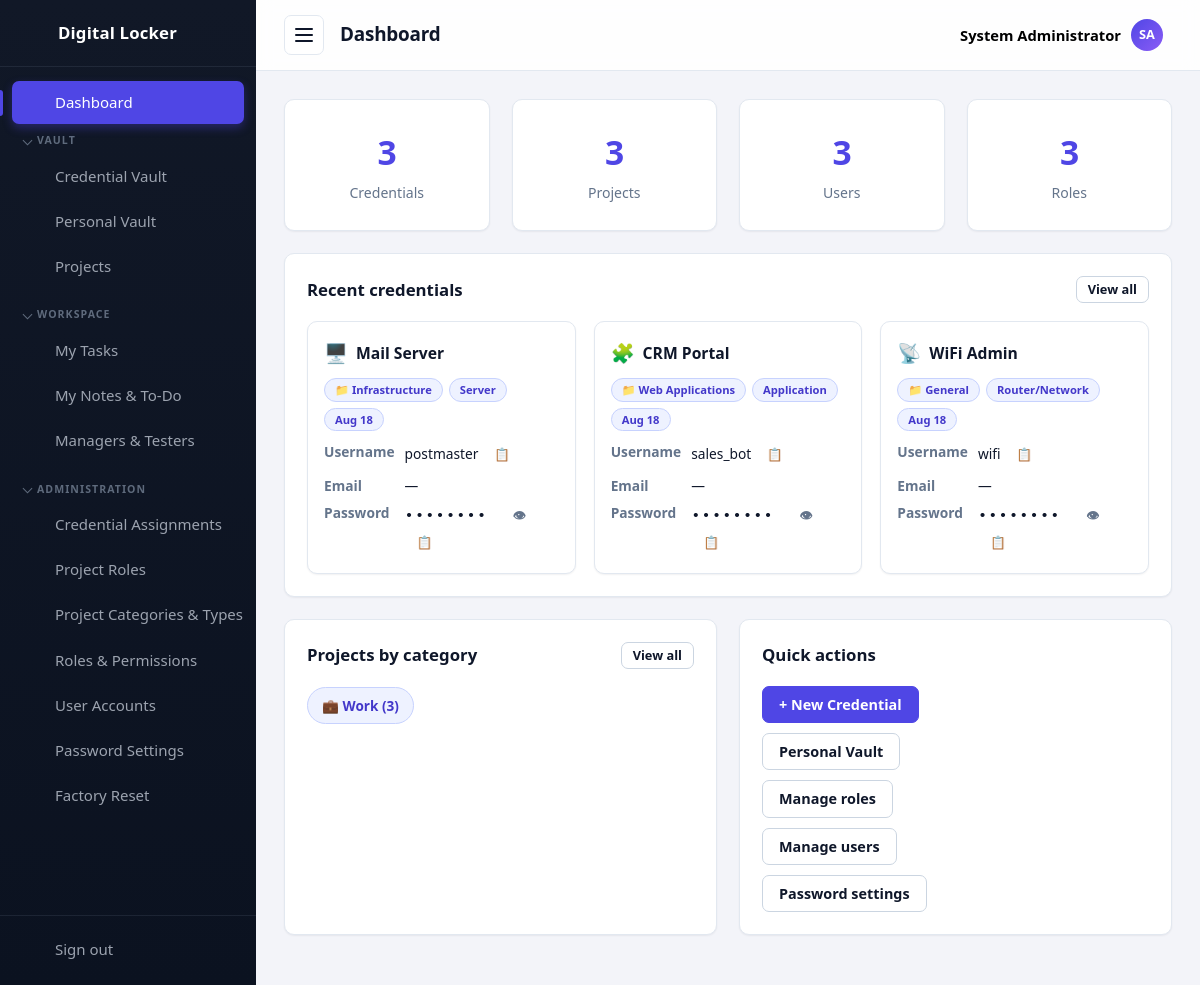
/dashboard.php (signed in), run on the app's committed database.
### tables this page shows
CREATE TABLE settings (
  id          INT UNSIGNED AUTO_INCREMENT PRIMARY KEY,
  setting_key VARCHAR(60) NOT NULL UNIQUE,
  setting_value TEXT NULL
);

CREATE TABLE passwords (
  id            INT UNSIGNED AUTO_INCREMENT PRIMARY KEY,
  title         VARCHAR(150) NOT NULL,
  category      VARCHAR(60)  NOT NULL DEFAULT '',
  username      VARCHAR(120) NOT NULL DEFAULT '',
  email         VARCHAR(120) NOT NULL DEFAULT '',
  phone         VARCHAR(40)  NOT NULL DEFAULT '',
  encrypted     TEXT         NOT NULL,
  url           VARCHAR(255) NOT NULL DEFAULT '',
  notes         TEXT,
  extra_info    TEXT,
  project_id    INT UNSIGNED NULL,
  assigned_to   INT UNSIGNED NULL,
  created_by    INT UNSIGNED NULL,
  created_at    TIMESTAMP DEFAULT CURRENT_TIMESTAMP,
  updated_at    TIMESTAMP DEFAULT CURRENT_TIMESTAMP ON UPDATE CURRENT_TIMESTAMP,
  CONSTRAINT fk_p_project  FOREIGN KEY (project_id)  REFERENCES projects(id) ON DELETE SET NULL,
  CONSTRAINT fk_p_assigned FOREIGN KEY (assigned_to) REFERENCES users(id)    ON DELETE SET NULL,
  CONSTRAINT fk_p_creator  FOREIGN KEY (created_by)  REFERENCES users(id)    ON DELETE SET NULL
);

CREATE TABLE projects (
  id          INT UNSIGNED AUTO_INCREMENT PRIMARY KEY,
  name        VARCHAR(100) NOT NULL UNIQUE,
  client      VARCHAR(80)  NOT NULL DEFAULT '',
  category    VARCHAR(60)  NOT NULL DEFAULT '',
  type        VARCHAR(60)  NOT NULL DEFAULT '',
  role        VARCHAR(80)  NOT NULL DEFAULT '',
  description VARCHAR(255) NOT NULL DEFAULT '',
  created_at  TIMESTAMP DEFAULT CURRENT_TIMESTAMP
);

### dashboard.php (the view, shortened to what the rows shown need)
<?php
require_once __DIR__ . '/includes/init.php';
$pageTitle = 'Dashboard';
if (isAdministrator()) {
    $totalProjects = (int) $db->query('SELECT COUNT(*) FROM projects')->fetchColumn();
} else {
    $stmt = $db->prepare('SELECT COUNT(*) FROM project_members WHERE user_id = :uid');
    $stmt->execute(['uid' => (int) currentUser()['id']]);
    $totalProjects = (int) $stmt->fetchColumn();
}
$canViewVault = hasPermission('passwords.view');
$recent = [];
if ($canViewVault) {
    $candidates = $db->query(
        'SELECT p.id, p.title, p.category, p.username, p.email, p.url, p.updated_at, p.project_id, pr.name AS project_name
           FROM passwords p
           LEFT JOIN projects pr ON pr.id = p.project_id
          ORDER BY p.updated_at DESC
          LIMIT 20'
    )->fetchAll();
    foreach ($candidates as $row) {
        if (canAccessCredentialProject((int) $row['id']) && canAccessCredential((int) $row['id'])) {
            $recent[] = $row;
        }
    }
}
require __DIR__ . '/includes/header.php';
?>
<div class="card">
    <div class="card__header">
        <h2 class="card__title">Recent credentials</h2>
    </div>
    <?php if (!$canViewVault): ?>
        <p class="muted">You don't have permission to view the Credential Vault.</p>
    <?php elseif ($recent): ?>
        <div class="credential-grid">
        <?php foreach ($recent as $row): ?>
            <?php $canAccess = canAccessCredential((int) $row['id']); ?>
            <div class="credential-card<?= $canAccess ? '' : ' credential-card--restricted' ?>">
                <div class="credential-card__header">
                    <span class="credential-card__icon"><?= categoryIcon((string) $row['category']) ?></span>
                    <a class="credential-card__title" href="passwords/view.php?id=<?= (int) $row['id'] ?>"><?= e($row['title']) ?></a>
                </div>
                <div class="credential-card__meta">
                    <?php if ($row['project_name']): ?><a class="badge badge--role" href="projects/view.php?id=<?= (int) $row['project_id'] ?>">📁 <?= e($row['project_name']) ?></a><?php endif; ?>
                    <?php if ($row['category']): ?><a class="badge badge--role" href="passwords/index.php?category=<?= urlencode($row['category']) ?>"><?= e($row['category']) ?></a><?php endif; ?>
                    <span class="badge badge--role"><?= e(date('M j', strtotime($row['updated_at']))) ?></span>
                </div>
                <dl class="credential-card__fields">
                    <dt>Username</dt>
                    <dd>
                        <?php if ($row['username']): ?>
                            <?= e($row['username']) ?>
                            <button type="button" class="btn btn--small btn--ghost copy-text-btn" data-copy="<?= e($row['username']) ?>" title="Copy username">📋</button>
                        <?php else: ?>
                            —
                        <?php endif; ?>
                    </dd>
                    <dt>Email</dt>
                    <dd>
                        <?php if ($row['email']): ?>
                            <?= e($row['email']) ?>
                            <button type="button" class="btn btn--small btn--ghost copy-text-btn" data-copy="<?= e($row['email']) ?>" title="Copy email">📋</button>
                        <?php else: ?>
                            —
                        <?php endif; ?>
                    </dd>
                    <dt>Password</dt>
                    <dd>
                        <?php if ($canAccess): ?>
                            <span class="secret secret--row" id="secret-row-<?= (int) $row['id'] ?>">••••••••</span>
                            <button type="button" class="btn btn--small btn--ghost reveal-row-btn" data-url="passwords/ajax.php?reveal=<?= (int) $row['id'] ?>" data-target="secret-row-<?= (int) $row['id'] ?>" title="Reveal">👁</button>
                            <button type="button" class="btn btn--small btn--ghost copy-row-btn" data-url="passwords/ajax.php?reveal=<?= (int) $row['id'] ?>" data-target="secret-row-<?= (int) $row['id'] ?>" title="Copy password">📋</button>
                        <?php else: ?>
                            <span class="muted">🔒 Restricted</span>
                        <?php endif; ?>
                    </dd>
                </dl>
            </div>
        <?php endforeach; ?>
        </div>
    <?php else: ?>
        <p class="muted">No credentials stored yet.</p>
    <?php endif; ?>
</div>
<div class="grid grid--two">
    <div class="card">
        <div class="card__header">
            <h2 class="card__title">Projects by category</h2>
        </div>
    </div>
    <div class="card">
        <div class="card__header">
            <h2 class="card__title">Quick actions</h2>
        </div>
    </div>
</div>
<?php require __DIR__ . '/includes/footer.php'; ?>

### includes/header.php (shortened to what the rows shown need)
<?php
require_once __DIR__ . '/init.php';
function navIcon(string $name): string
{
    $icons = [
        'dashboard' => '<path d="M3 3h8v8H3zM13 3h8v5h-8zM13 12h8v9h-8zM3 15h8v6H3z"/>',
        'passwords' => '<circle cx="8" cy="15" r="4"/><path d="M10.8 12.2L21 2M18 5l3 3M15.5 7.5l2 2"/>',
        'personal'  => '<circle cx="12" cy="8" r="4"/><path d="M4 21c0-4.4 3.6-7 8-7s8 2.6 8 7"/>',
        'export'    => '<path d="M12 3v12M8 11l4 4 4-4M4 17v3h16v-3"/>',
        'projects'  => '<path d="M3 7a2 2 0 0 1 2-2h4l2 2h8a2 2 0 0 1 2 2v9a2 2 0 0 1-2 2H5a2 2 0 0 1-2-2z"/>',
        'tasks'     => '<path d="M9 5H7a2 2 0 0 0-2 2v12a2 2 0 0 0 2 2h10a2 2 0 0 0 2-2V7a2 2 0 0 0-2-2h-2"/><rect x="9" y="3" width="6" height="4" rx="1"/><path d="M9 12l2 2 4-4"/>',
        'notes'     => '<path d="M6 3h9l5 5v13a1 1 0 0 1-1 1H6a1 1 0 0 1-1-1V4a1 1 0 0 1 1-1z"/><path d="M15 3v5h5M8 13h8M8 17h5"/>',
        'team'      => '<circle cx="9" cy="8" r="3.5"/><path d="M2.5 20c0-3.5 3-5.5 6.5-5.5s6.5 2 6.5 5.5M16 4.5a3.5 3.5 0 0 1 0 7M17.5 14.5c2.5.6 4 2.3 4 5.5"/>',
        'categories' => '<path d="M4 4h7v7H4zM13 4h7v7h-7zM4 13h7v7H4zM13 13h7v7h-7z"/>',
        'assignments' => '<circle cx="9" cy="7" r="4"/><path d="M2.5 21c0-4 3-6.5 6.5-6.5s6.5 2.5 6.5 6.5"/><path d="M17 8l2 2 4-4"/>',
        'roles'     => '<path d="M12 3l8 3v6c0 4.5-3.2 7.6-8 9-4.8-1.4-8-4.5-8-9V6z"/><path d="M9 12l2 2 4-4"/>',
        'users'     => '<circle cx="9" cy="8" r="3.5"/><path d="M2.5 20c0-3.5 3-5.5 6.5-5.5s6.5 2 6.5 5.5M16 4.5a3.5 3.5 0 0 1 0 7M17.5 14.5c2.5.6 4 2.3 4 5.5"/>',
        'settings'  => '<path d="M4 7h10M18 7h2M4 17h2M10 17h10"/><circle cx="16" cy="7" r="2.5"/><circle cx="8" cy="17" r="2.5"/>',
        'reset'     => '<path d="M3 12a9 9 0 1 1 3 6.7"/><path d="M3 21v-5h5"/>',
        'logout'    => '<path d="M14 4H5v16h9M10 12h11M18 8l4 4-4 4"/>',
        'lock'      => '<rect x="5" y="11" width="14" height="10" rx="2"/><path d="M8 11V8a4 4 0 0 1 8 0v3M12 15v3"/>',
    ];
    return '<svg class="icon" width="24" height="24" viewBox="0 0 24 24" fill="none" stroke="currentColor" stroke-width="2" stroke-linecap="round" stroke-linejoin="round" aria-hidden="true">' . ($icons[$name] ?? '') . '</svg>';
}
?>
<!DOCTYPE html>
<html lang="en">
<head>
    <title><?= e(pageTitle($pageTitle)) ?></title>
    <link rel="stylesheet" href="<?= e(assetUrl('/assets/css/style.css')) ?>">
</head>
<body data-autolock="<?= (int) setting('auto_lock_minutes', '0') ?>" data-confirm-reveal="<?= (int) setting('require_confirm_reveal', '0') ?>" data-lock-url="<?= e(BASE_URL . '/lock.php') ?>">
<div class="layout">
    <aside class="sidebar" id="sidebar">
        <a class="sidebar__brand" href="<?= BASE_URL ?>/dashboard.php" aria-label="<?= e(appName()) ?>">
            <?= navIcon('lock') ?>
            <span class="sidebar__brand-text"><?= e(appName()) ?></span>
        </a>
    </aside>
    <div class="main">
        <header class="topbar">
            <h1 class="topbar__title"><?= e($pageTitle) ?></h1>
        </header>
        <main class="content">

### data on the page
settings: setting_value "Digital Locker"
passwords: category "🖥️", title "Mail Server", project.name "Infrastructure", category "Server", updated_at "Aug 18", username "postmaster"
passwords: category "🧩", title "CRM Portal", project.name "Web Applications", category "Application", updated_at "Aug 18", username "sales_bot"
passwords: category "📡", title "WiFi Admin", project.name "General", category "Router/Network", updated_at "Aug 18", username "wifi"

### other printed values
$navGroup['label'] "VAULT"
$navItem['label'] "Credential Vault"
$navItem['label'] "Personal Vault"
$navItem['label'] "Projects"
$navGroup['label'] "WORKSPACE"
$navItem['label'] "My Tasks"
$navItem['label'] "My Notes & To-Do"
$navItem['label'] "Managers & Testers"
$navGroup['label'] "ADMINISTRATION"
$navItem['label'] "Credential Assignments"
$navItem['label'] "Project Roles"
$navItem['label'] "Project Categories & Types"
$navItem['label'] "Roles & Permissions"
$navItem['label'] "User Accounts"
$navItem['label'] "Password Settings"
